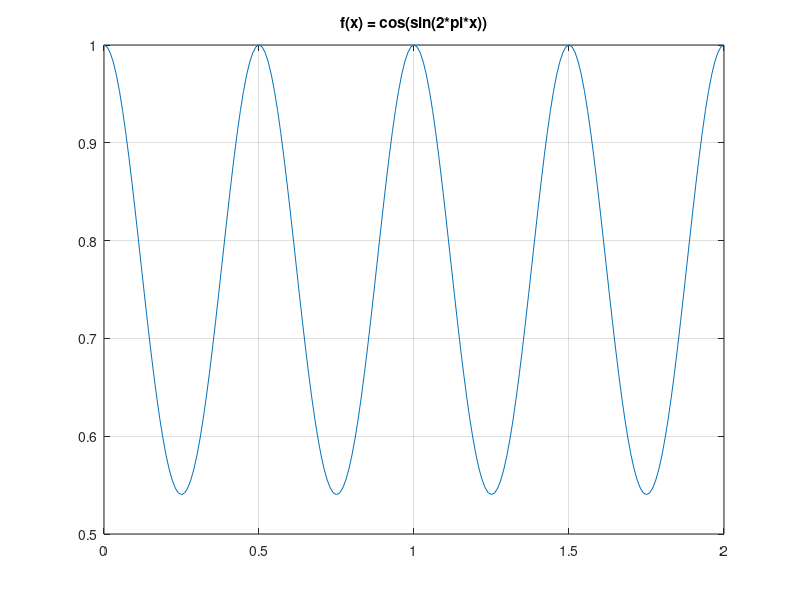
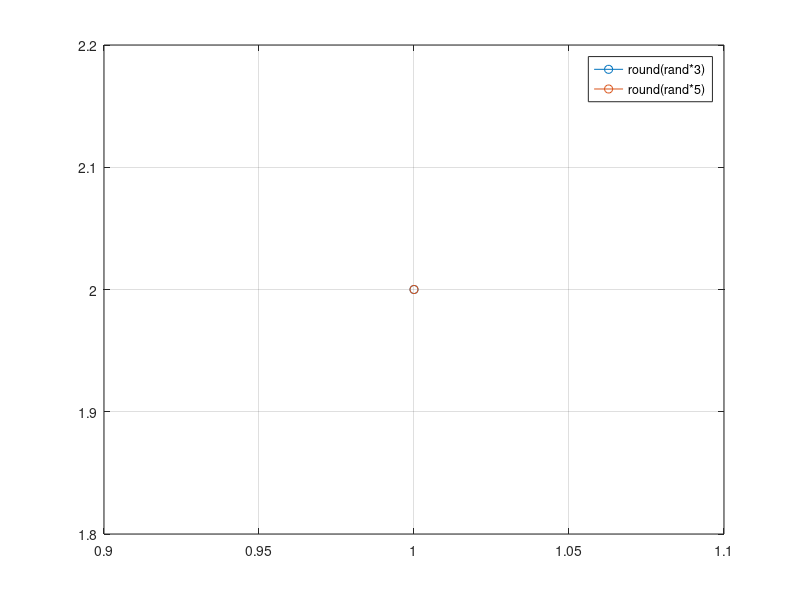

These charts were generated, in order, by the following MATLAB code:
% 2026-10-07 Var.4 Georgij Moisejev
%% 1)Strukturos

x = 0:0.01:2;
f = cos(sin(2*pi*x));

S.f = f;
S.x = x;
S.pavadinimas = 'f(x) = cos(sin(2*pi*x))';

plot(S.x, S.f)
title(S.pavadinimas)
grid on


%% 2)Srauto valdymo konstruktoriai

while true
    m = input('Iveskite m: ');
    n = input('Iveskite n: ');

    if m == n
        break
    end

    while m > 0 && n > 0
        if m > n
            disp([num2str(m) ' - ' num2str(n) ' = ' num2str(m-n)])
            m = m - n;
        else
            disp([num2str(n) ' - ' num2str(m) ' = ' num2str(n-m)])
            n = n - m;
        end
    end

    if m > 0
        disp(['Atsakymas: ' num2str(m)])
    else
        disp(['Atsakymas: ' num2str(n)])
    end
end

%% Papildoma uzduotis
a = [];
b = [];

figure(2)
while true
    x = round(rand*3);
    y = round(rand*5);

    a(end+1) = x;
    b(end+1) = y;

    plot(a, '-o')
    hold on
    plot(b, '-o')
    hold off
    grid on
    legend('round(rand*3)', 'round(rand*5)')
    drawnow
    pause(0.5)

    if x == y
        break
    end
end
